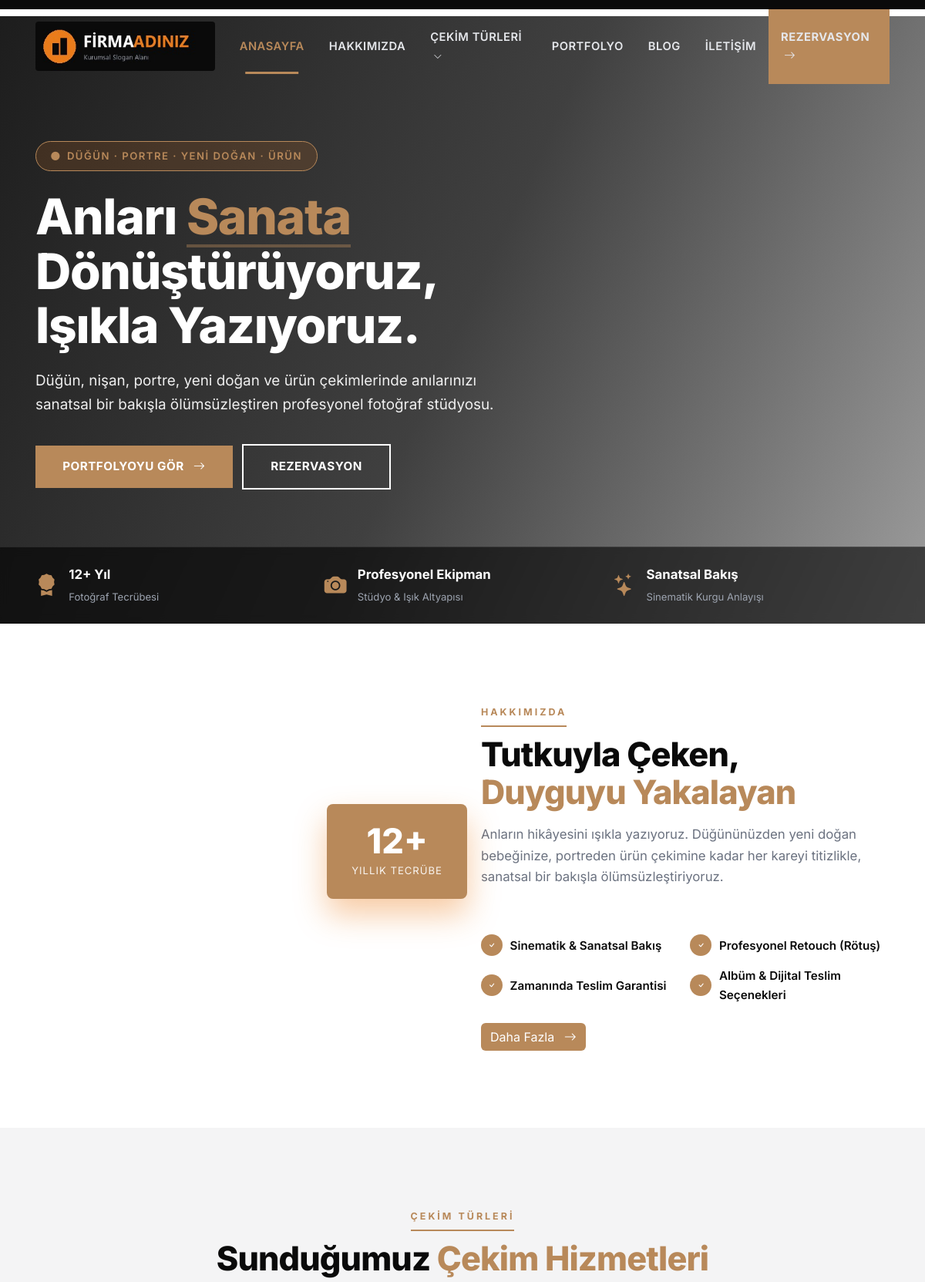
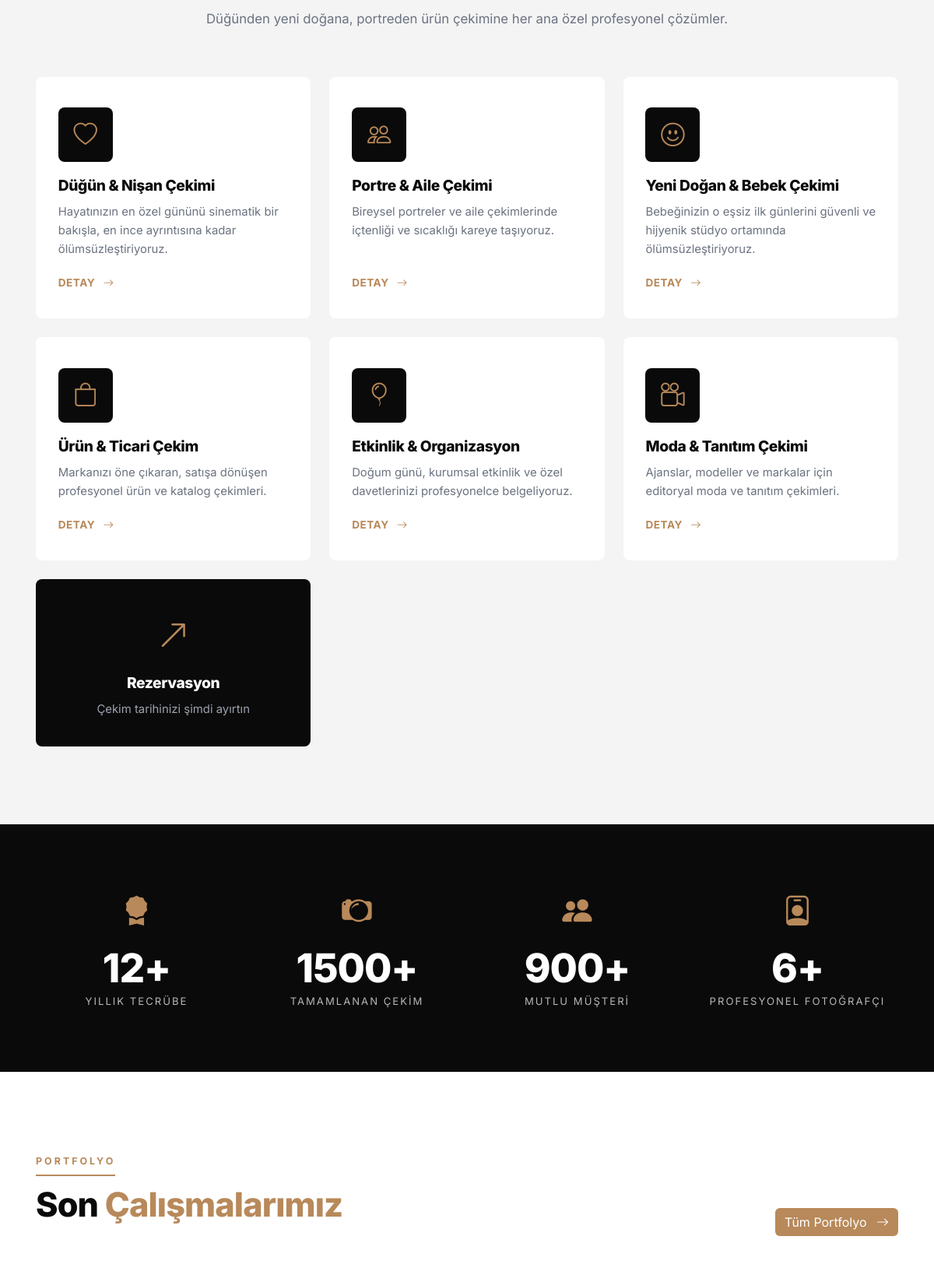
The page / (upper part) on the database its author committed (2 pictures, top to bottom).
### tables this page shows
CREATE TABLE `hizmetler` (
  `id` INT AUTO_INCREMENT PRIMARY KEY,
  `baslik` VARCHAR(150) NOT NULL,
  `slug` VARCHAR(180),
  `ozet` TEXT,
  `icerik` LONGTEXT,
  `ikon` VARCHAR(60) DEFAULT 'bi-camera',
  `gorsel` VARCHAR(255),
  `sira` INT DEFAULT 0,
  `durum` TINYINT DEFAULT 1,
  `created_at` TIMESTAMP DEFAULT CURRENT_TIMESTAMP
);

### inc/helpers.php (called while the page is built, shortened)
<?php
require_once __DIR__ . '/db.php';
function e($s) { return htmlspecialchars($s ?? '', ENT_QUOTES, 'UTF-8'); }
function ayarlar() {
    static $cache = null;
    if ($cache === null) {
        global $db;
        $cache = [];
        foreach ($db->query("SELECT anahtar, deger FROM ayarlar") as $r) {
            $cache[$r['anahtar']] = $r['deger'];
        }
    }
    return $cache;
}
function ayar($k, $varsayilan = '') {
    $a = ayarlar();
    return $a[$k] ?? $varsayilan;
}
function getList($tablo, $where = '1', $order = 'sira ASC, id DESC', $limit = null) {
    global $db;
    $sql = "SELECT * FROM `$tablo` WHERE $where ORDER BY $order";
    if ($limit) $sql .= " LIMIT " . (int)$limit;
    return $db->query($sql)->fetchAll();
}

### index.php (the view, shortened to what this page needs)
<?php
require_once __DIR__ . '/inc/header.php';
$hizmetler = getList('hizmetler','durum=1','sira ASC');
?>
<section class="hero">
  <div class="container">
    <div class="row">
      <div class="col-lg-8">
        <span class="hero-badge"><i class="bi bi-circle-fill"></i> Düğün · Portre · Yeni Doğan · Ürün</span>
        <h1>Anları <span>Sanata</span><br>Dönüştürüyoruz,<br>Işıkla Yazıyoruz.</h1>
        <p><?= e(ayar('site_aciklama')) ?></p>
        <div class="hero-cta">
          <a href="<?= SITE_URL ?>/projeler" class="btn btn-orange me-md-2">Portfolyoyu Gör <i class="bi bi-arrow-right ms-2"></i></a>
          <a href="<?= SITE_URL ?>/teklif" class="btn btn-line">Rezervasyon</a>
        </div>
      </div>
    </div>
  </div>
  <div class="hero-meta d-none d-md-block">
    <div class="container">
      <div class="row g-3">
        <div class="col-md-4 col-6"><div class="meta-item"><i class="bi bi-award-fill"></i><div><strong><?= e(ayar('yil')) ?>+ Yıl</strong><small>Fotoğraf Tecrübesi</small></div></div></div>
        <div class="col-md-4 col-6"><div class="meta-item"><i class="bi bi-camera-fill"></i><div><strong>Profesyonel Ekipman</strong><small>Stüdyo & Işık Altyapısı</small></div></div></div>
        <div class="col-md-4 col-12"><div class="meta-item"><i class="bi bi-stars"></i><div><strong>Sanatsal Bakış</strong><small>Sinematik Kurgu Anlayışı</small></div></div></div>
      </div>
    </div>
  </div>
</section>
<section>
  <div class="container">
    <div class="row align-items-center g-5">
      <div class="col-lg-6">
        <div class="about-img-wrap">
          <div class="exp-badge"><span class="num"><?= e(ayar('yil')) ?>+</span><span class="lbl">Yıllık Tecrübe</span></div>
        </div>
      </div>
      <div class="col-lg-6">
        <div class="section-head">
          <span class="mini">Hakkımızda</span>
          <h2>Tutkuyla Çeken,<br><span>Duyguyu Yakalayan</span></h2>
          <p class="desc"><?= e(ayar('hakkimizda_kisa')) ?></p>
        </div>
        <ul class="about-features">
          <li><i class="bi bi-check"></i> Sinematik & Sanatsal Bakış</li>
          <li><i class="bi bi-check"></i> Profesyonel Retouch (Rötuş)</li>
          <li><i class="bi bi-check"></i> Zamanında Teslim Garantisi</li>
          <li><i class="bi bi-check"></i> Albüm & Dijital Teslim Seçenekleri</li>
        </ul>
        <a href="<?= SITE_URL ?>/hakkimizda" class="btn btn-orange mt-4">Daha Fazla <i class="bi bi-arrow-right ms-2"></i></a>
      </div>
    </div>
  </div>
</section>
<section class="services-grid">
  <div class="container">
    <div class="section-head center">
      <span class="mini">Çekim Türleri</span>
      <h2>Sunduğumuz <span>Çekim Hizmetleri</span></h2>
      <p class="desc">Düğünden yeni doğana, portreden ürün çekimine her ana özel profesyonel çözümler.</p>
    </div>
    <div class="row g-4">
      <?php foreach($hizmetler as $h): ?>
      <div class="col-lg-4 col-md-6">
        <div class="service-card">
          <div class="icon"><i class="bi <?= e($h['ikon']) ?>"></i></div>
          <h4><?= e($h['baslik']) ?></h4>
          <p><?= e($h['ozet']) ?></p>
          <a href="<?= SITE_URL ?>/hizmet-detay?slug=<?= e($h['slug']) ?>">Detay <i class="bi bi-arrow-right"></i></a>
        </div>
      </div>
      <?php endforeach; ?>
      <div class="col-lg-4 col-md-6">
        <a href="<?= SITE_URL ?>/teklif" class="service-card d-flex align-items-center justify-content-center text-decoration-none" style="background:var(--dark);color:#fff;min-height:100%">
          <div class="text-center">
            <i class="bi bi-arrow-up-right" style="font-size:2.5rem;color:var(--primary)"></i>
            <h4 style="color:#fff;margin-top:1rem">Rezervasyon</h4>
            <p style="color:#9ca3af;margin:0">Çekim tarihinizi şimdi ayırtın</p>
          </div>
        </a>
      </div>
    </div>
  </div>
</section>
<section class="stats">
  <div class="container">
    <div class="row g-4">
      <div class="col-md-3 col-6"><div class="stat"><i class="bi bi-award-fill"></i><h3><?= e(ayar('yil')) ?>+</h3><p>Yıllık Tecrübe</p></div></div>
      <div class="col-md-3 col-6"><div class="stat"><i class="bi bi-camera2"></i><h3><?= e(ayar('proje_sayi')) ?>+</h3><p>Tamamlanan Çekim</p></div></div>
      <div class="col-md-3 col-6"><div class="stat"><i class="bi bi-people-fill"></i><h3><?= e(ayar('musteri_sayi')) ?>+</h3><p>Mutlu Müşteri</p></div></div>
      <div class="col-md-3 col-6"><div class="stat"><i class="bi bi-person-badge"></i><h3><?= e(ayar('personel_sayi')) ?>+</h3><p>Profesyonel Fotoğrafçı</p></div></div>
    </div>
  </div>
</section>
<section>
  <div class="container">
    <div class="section-head d-flex justify-content-between align-items-end flex-wrap">
      <div>
        <span class="mini">Portfolyo</span>
        <h2>Son <span>Çalışmalarımız</span></h2>
      </div>
      <a href="<?= SITE_URL ?>/projeler" class="btn btn-orange">Tüm Portfolyo <i class="bi bi-arrow-right ms-2"></i></a>
    </div>
    <div class="row g-4">
    </div>
  </div>
</section>
<?php require_once __DIR__ . '/inc/footer.php'; ?>

### rows shown on the page
hizmetler: baslik "Düğün & Nişan Çekimi", ozet "Hayatınızın en özel gününü sinematik bir bakışla, en ince ayrıntısına kadar ölümsüzleştiriyoruz."
hizmetler: baslik "Portre & Aile Çekimi", ozet "Bireysel portreler ve aile çekimlerinde içtenliği ve sıcaklığı kareye taşıyoruz."
hizmetler: baslik "Yeni Doğan & Bebek Çekimi", ozet "Bebeğinizin o eşsiz ilk günlerini güvenli ve hijyenik stüdyo ortamında ölümsüzleştiriyoruz."
hizmetler: baslik "Ürün & Ticari Çekim", ozet "Markanızı öne çıkaran, satışa dönüşen profesyonel ürün ve katalog çekimleri."
hizmetler: baslik "Etkinlik & Organizasyon", ozet "Doğum günü, kurumsal etkinlik ve özel davetlerinizi profesyonelce belgeliyoruz."
hizmetler: baslik "Moda & Tanıtım Çekimi", ozet "Ajanslar, modeller ve markalar için editoryal moda ve tanıtım çekimleri."

### other values the page prints
ayar('site_aciklama') "Düğün, nişan, portre, yeni doğan ve ürün çekimlerinde anılarınızı sanatsal bir bakışla ölümsüzleştiren profesyonel fotoğraf stüdyosu."
ayar('yil') "12"
ayar('hakkimizda_kisa') "Anların hikâyesini ışıkla yazıyoruz. Düğününüzden yeni doğan bebeğinize, portreden ürün çekimine kadar her kareyi titizlikle, sanatsal bir bakışla ölümsüzleştiriyoruz."
ayar('proje_sayi') "1500"
ayar('musteri_sayi') "900"
ayar('personel_sayi') "6"
